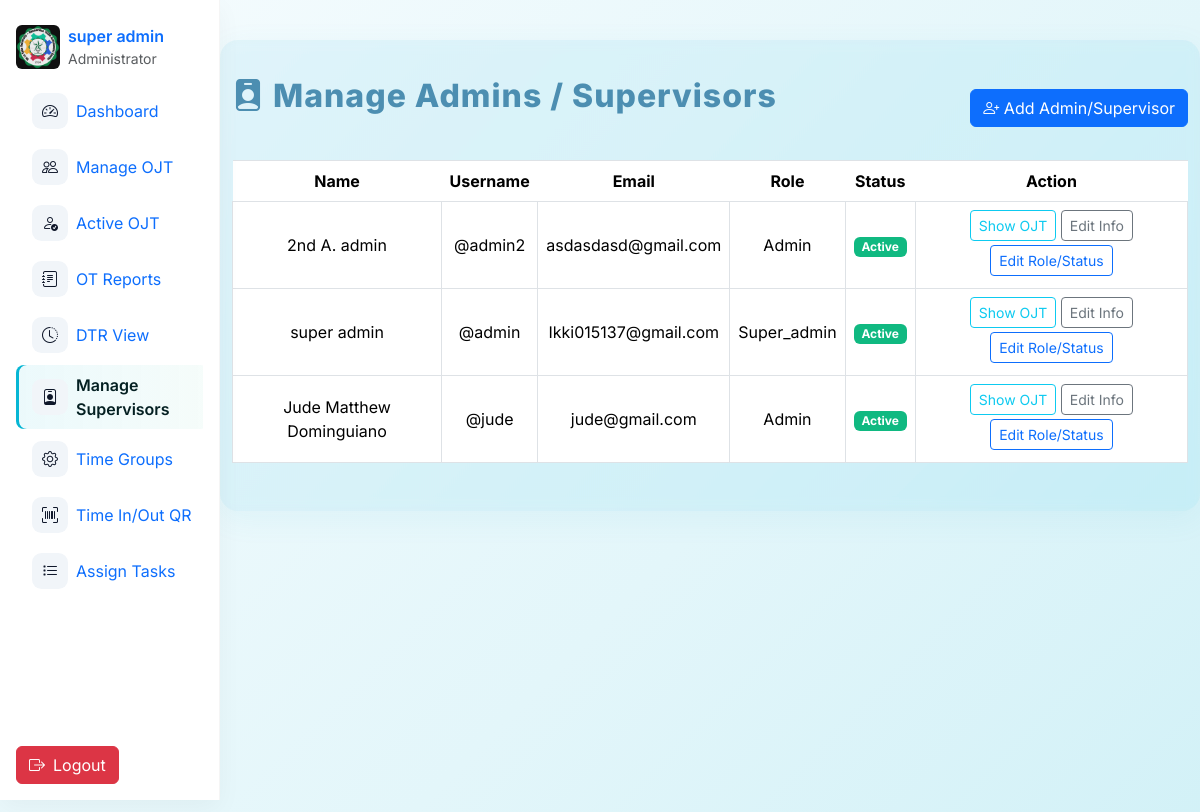
Page /admin/manage_admins.php (signed in) on the committed database.
### tables this page shows
CREATE TABLE `users` (
  `id` int(11) NOT NULL,
  `username` varchar(50) NOT NULL,
  `email` varchar(100) NOT NULL,
  `password` varchar(255) NOT NULL,
  `role` enum('super_admin','admin','ojt') NOT NULL,
  `fname` varchar(50) DEFAULT NULL,
  `mname` varchar(225) DEFAULT NULL,
  `lname` varchar(50) DEFAULT NULL,
  `position` varchar(100) DEFAULT NULL,
  `age` int(11) DEFAULT NULL,
  `mobile` varchar(15) DEFAULT NULL,
  `school_org` varchar(100) DEFAULT NULL,
  `full_name` varchar(100) DEFAULT NULL,
  `bio` varchar(255) DEFAULT NULL,
  `profile_img` varchar(255) DEFAULT NULL,
  `adviser_id` int(11) DEFAULT NULL,
  `status` enum('active','restricted') NOT NULL DEFAULT 'active',
  `face_descriptor` text DEFAULT NULL
);

### admin/manage_admins.php (the view, shortened to what this page needs)
<?php
include '../db.php';
$admins = $oat->query("SELECT id, fname, mname, lname, username, email, role, status FROM users WHERE role IN ('admin', 'super_admin') ORDER BY lname, fname");
?>
<!DOCTYPE html>
<html lang="en">
<head>
    <link href="https://cdn.jsdelivr.net/npm/bootstrap@5.3.2/dist/css/bootstrap.min.css" rel="stylesheet">
    <link rel="stylesheet" href="https://cdn.jsdelivr.net/npm/bootstrap-icons@1.11.1/font/bootstrap-icons.css">
</head>
<body>
    <?php include 'nav.php'; ?>
    <div class="container admin-table-container">
        <div class="d-flex justify-content-between align-items-center mb-3">
            <div class="main-header">
                <i class="bi bi-person-badge-fill"></i> Manage Admins / Supervisors
            </div>
            <button class="btn btn-primary" data-bs-toggle="modal" data-bs-target="#addAdminModal">
                <i class="bi bi-person-plus"></i> Add Admin/Supervisor
            </button>
        </div>
        <div class="table-responsive">
            <table class="table table-bordered align-middle">
                <thead>
                    <tr>
                        <th>Name</th>
                        <th>Username</th>
                        <th>Email</th>
                        <th>Role</th>
                        <th>Status</th>
                        <?php if ($_SESSION['role'] === 'super_admin'): ?>
                        <th>Action</th>
                        <?php endif; ?>
                    </tr>
                </thead>
                <tbody>
                    <?php while ($admin = $admins->fetch_assoc()): ?>
                        <tr>
                            <td>
                                <?php
                                    $mname = trim($admin['mname']);
                                    $middle = $mname ? strtoupper($mname[0]) . '.' : '';
                                    echo htmlspecialchars($admin['fname'] . ' ' . ($middle ? $middle . ' ' : '') . $admin['lname']);
                                ?>
                            </td>
                            <td>@<?= htmlspecialchars($admin['username']) ?></td>
                            <td><?= htmlspecialchars($admin['email']) ?></td>
                            <td><?= htmlspecialchars(ucfirst($admin['role'])) ?></td>
                            <td>
                                <span class="badge <?= $admin['status'] === 'active' ? 'bg-success' : 'bg-danger' ?>">
                                    <?= htmlspecialchars(ucfirst($admin['status'] ?? 'active')) ?>
                                </span>
                            </td>
                            <?php if ($_SESSION['role'] === 'super_admin'): ?>
                            <td>
                                <button class="btn btn-sm btn-outline-info mb-1"
                                    data-bs-toggle="modal"
                                    data-bs-target="#showOjtModal<?= $admin['id'] ?>">
                                    Show OJT
                                </button>
                                <button class="btn btn-sm btn-outline-secondary mb-1"
                                    data-bs-toggle="modal"
                                    data-bs-target="#editInfoModal<?= $admin['id'] ?>">
                                    Edit Info
                                </button>
                                <button class="btn btn-sm btn-outline-primary mb-1"
                                    data-bs-toggle="modal"
                                    data-bs-target="#editAdminModal<?= $admin['id'] ?>">
                                    Edit Role/Status
                                </button>
                            </td>
                            <?php endif; ?>
                        </tr>
                    <?php endwhile; ?>
                </tbody>
            </table>
        </div>
    </div>
</body>
</html>

### admin/nav.php (shortened to what this page needs)
<?php
if (!function_exists('active')) {
    function active($page, $current) { return $page === $current ? 'active' : ''; }
}
$current = basename($_SERVER['PHP_SELF'] ?? '');
$avatar = 'uploads/noimg.png';
if (isset($_SESSION['avatar']) && $_SESSION['avatar'] && file_exists('../' . $_SESSION['avatar'])) {
    $avatar = $_SESSION['avatar'];
} else if (isset($_SESSION['user_id'])) {
    include_once '../db.php';
    $admin_id = (int)$_SESSION['user_id'];
    $result = $oat->query("SELECT profile_img FROM users WHERE id = $admin_id LIMIT 1");
    if ($result && $row = $result->fetch_assoc()) {
        if (!empty($row['profile_img']) && file_exists('../' . $row['profile_img'])) {
            $avatar = $row['profile_img'];
        }
    }
}
if (
    empty($_SESSION['fname']) ||
    empty($_SESSION['lname']) ||
    !isset($_SESSION['mname'])
) {
    include_once '../db.php';
    $admin_id = (int)$_SESSION['user_id'];
    $result = $oat->query("SELECT fname, mname, lname, profile_img FROM users WHERE id = $admin_id LIMIT 1");
    if ($result && $row = $result->fetch_assoc()) {
        if (!empty($row['profile_img']) && file_exists('../' . $row['profile_img'])) {
            $avatar = $row['profile_img'];
        }
    }
}
?>
<link href="https://cdn.jsdelivr.net/npm/bootstrap@5.3.2/dist/css/bootstrap.min.css" rel="stylesheet">
<link href="https://cdn.jsdelivr.net/npm/bootstrap-icons@1.10.5/font/bootstrap-icons.css" rel="stylesheet">
<nav id="sb-sidebar" class="d-none d-lg-flex flex-column" aria-label="Sidebar">
  <a href="adminprofileedit.php" class="d-flex align-items-center text-decoration-none mb-3">
    <img src="../<?php echo htmlspecialchars($avatar); ?>?t=<?php echo time(); ?>" alt="avatar" class="rounded me-2" style="width:44px;height:44px;object-fit:cover">
    <div class="d-flex flex-column">
      <span class="fw-semibold"><?php echo htmlspecialchars(($_SESSION['fname'] ?? '') . ' ' . ($_SESSION['lname'] ?? '')); ?></span>
      <small class="text-muted">Administrator</small>
    </div>
  </a>
  <div class="sb-nav nav flex-column gap-1" role="menu">
    <a class="nav-link d-flex align-items-center <?php echo active('admin.php',$current); ?>" href="admin.php" title="Dashboard" data-bs-toggle="tooltip" data-bs-placement="right">
      <div class="sb-icon"><i class="bi bi-speedometer2"></i></div>
      <div class="nav-label ms-2">Dashboard</div>
    </a>
    <a class="nav-link d-flex align-items-center <?php echo active('manageojt.php',$current); ?>" href="manageojt.php" title="Manage OJT" data-bs-toggle="tooltip" data-bs-placement="right">
      <div class="sb-icon"><i class="bi bi-people"></i></div>
      <div class="nav-label ms-2">Manage OJT</div>
    </a>
    <a class="nav-link d-flex align-items-center <?php echo active('activeojt.php',$current); ?>" href="activeojt.php" title="Active OJT" data-bs-toggle="tooltip" data-bs-placement="right">
      <div class="sb-icon"><i class="bi bi-person-check"></i></div>
      <div class="nav-label ms-2">Active OJT</div>
    </a>
    <a class="nav-link d-flex align-items-center <?php echo active('otreports.php',$current); ?>" href="otreports.php" title="OT Reports" data-bs-toggle="tooltip" data-bs-placement="right">
      <div class="sb-icon"><i class="bi bi-journal-text"></i></div>
      <div class="nav-label ms-2">OT Reports</div>
    </a>
    <a class="nav-link d-flex align-items-center <?php echo active('dtruserview.php',$current); ?>" href="dtruserview.php" title="DTR View" data-bs-toggle="tooltip" data-bs-placement="right">
      <div class="sb-icon"><i class="bi bi-clock-history"></i></div>
      <div class="nav-label ms-2">DTR View</div>
    </a>
<?php if ($_SESSION['role'] === 'super_admin'): ?>
    <a class="nav-link d-flex align-items-center <?php echo active('manage_admins.php',$current); ?>" href="manage_admins.php" title="Manage Supervisors" data-bs-toggle="tooltip" data-bs-placement="right">
      <div class="sb-icon"><i class="bi bi-person-badge"></i></div>
      <div class="nav-label ms-2">Manage <br> Supervisors</div>
    </a>
<?php endif; ?>
<?php if ($_SESSION['role'] === 'super_admin'): ?>
    <a class="nav-link d-flex align-items-center <?php echo active('sitesettings.php',$current); ?>" href="sitesettings.php" title="Site Settings" data-bs-toggle="tooltip" data-bs-placement="right">
      <div class="sb-icon"><i class="bi bi-gear"></i></div>
      <div class="nav-label ms-2">Time Groups</div>
    </a>
<?php endif; ?>
    <a class="nav-link d-flex align-items-center <?php echo active('qr_generator.php',$current); ?>" href="qr_generator.php" title="QR Generator" data-bs-toggle="tooltip" data-bs-placement="right">
      <div class="sb-icon"><i class="bi bi-upc-scan"></i></div>
      <div class="nav-label ms-2">Time In/Out QR</div>
    </a>
    <a class="nav-link d-flex align-items-center <?php echo active('assign.php',$current); ?>" href="assign.php" title="Assign Tasks" data-bs-toggle="tooltip" data-bs-placement="right">
      <div class="sb-icon"><i class="bi bi-list-task"></i></div>
      <div class="nav-label ms-2">Assign Tasks</div>
    </a>
  </div>
  <div class="sb-actions d-flex gap-2 mt-auto">
    <a href="logout.php" class="btn btn-danger d-flex align-items-center justify-content-center" title="Logout" data-bs-toggle="tooltip" data-bs-placement="right">
      <i class="bi bi-box-arrow-right"></i>
      <span class="label ms-2">Logout</span>
    </a>
  </div>
</nav>

### admin/manage_admins.php (style rules this page uses)
body { font-family: 'Inter', sans-serif; background: linear-gradient(135deg, #f6fcfe 0%, #e3f6fa 60%, #d2f1f7 100%); min-height: 100vh; }
.main-header { color: #4c8eb1; font-weight: 800; font-size: 2rem; margin-bottom: 24px; letter-spacing: 1px; display: flex; align-items: center; gap: 0.5rem; }
.admin-table-container { max-width: 1200px; margin: 40px auto 0 auto; padding: 2rem; background: rgba(60, 178, 204, 0.09); border-radius: 18px; box-shadow: 0 8px 30px rgba(60,178,204,0.08); backdrop-filter: blur(6px) saturate(120%); }
.table th { background: #4c8eb1; color: #fff; text-align: center; font-size: 1rem; font-weight: 700; border: none; }
.table td { vertical-align: middle; text-align: center; font-size: 1rem; }
.badge.bg-success { background: #10b981 !important; }
.btn-dtr, .btn-outline-primary, .btn-outline-secondary { font-weight: 600; border-radius: 8px; padding: 6px 18px; font-size: 1rem; }
.btn-primary { background: #4c8eb1; border: none; }

### admin/nav.php (style rules this page uses)
:root { --sb-w:220px; --sb-cw:72px; }
#sb-sidebar { position: fixed; top: 0; left: 0; height: 100vh; width: var(--sb-w); z-index: 1040; transition: transform .22s ease, width .18s ease; }
body { padding-left: var(--sb-w); transition: padding-left .18s ease; font-family: 'Inter', sans-serif; }
#sb-sidebar { position:fixed; top:0; left:0; height:100vh; width:var(--sb-w); padding:1rem; background:#fff; border-right:1px solid rgba(0,0,0,.04); box-shadow:0 8px 24px rgba(10,10,10,.04); transition:width .18s ease; z-index:1040; overflow:hidden; }
.sb-icon { width:36px; height:36px; display:grid; place-items:center; border-radius:.6rem; background:#f1f5f9; color:#0f172a; flex:0 0 36px; }
.nav-label { white-space:nowrap; overflow:hidden; text-overflow:ellipsis; transition:opacity .12s ease, max-width .18s ease; max-width:160px; opacity:1; }
.nav-link.active { background:linear-gradient(90deg, rgba(6,182,212,.08), rgba(16,185,129,.04)); box-shadow: inset 3px 0 0 #06b6d4; color:#042022; font-weight:600; border-radius:.5rem; }
.sb-nav { overflow-y:auto; max-height:calc(100vh - 220px); scrollbar-width:none; -ms-overflow-style:none; }
.sb-actions .label { transition:opacity .12s ease, max-width .18s ease; }

### rows in the picture
users: profile_img (picture), fname+mname+lname "super admin", username "admin", email "Ikki015137@gmail.com", role "Super_admin", status "Active"
users: fname+mname+lname "2nd A. admin", username "admin2", email "asdasdasd@gmail.com", role "Admin", status "Active"
users: fname+mname+lname "Jude Matthew Dominguiano", username "jude", email "jude@gmail.com", role "Admin", status "Active"
